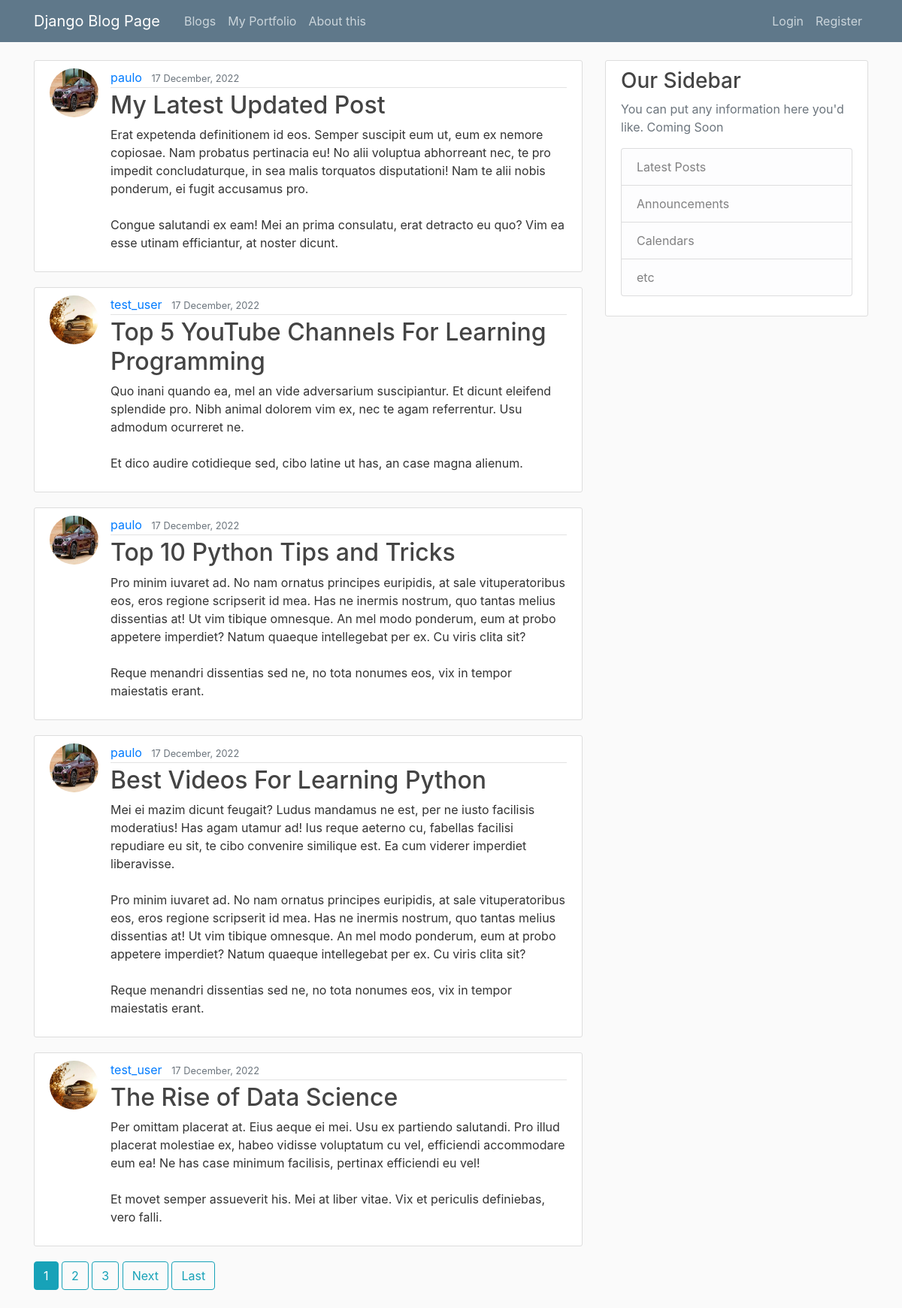
/blog/, run on an earlier commit of the app's database.
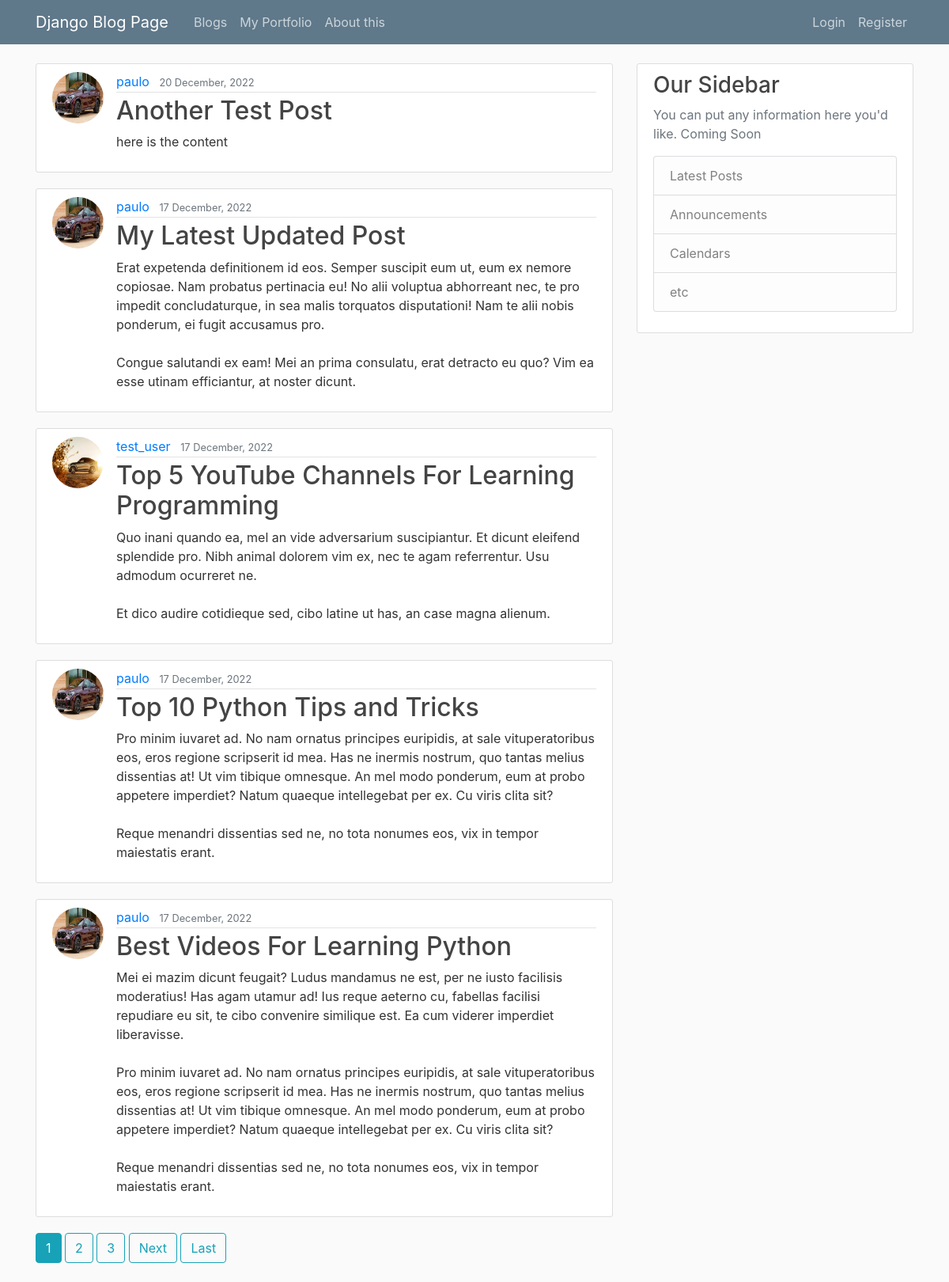
And on a later commit of the database.
### blog_app/models.py (models this page shows, shortened)
class Post(models.Model):
    title = models.CharField(max_length=100)
    content = models.TextField()
    date_posted = models.DateTimeField(default=timezone.now)
    author = models.ForeignKey(User, on_delete=models.CASCADE)

### users/models.py (models this page shows, shortened)
class Profile(models.Model):
    user = models.OneToOneField(User, on_delete=models.CASCADE)
    image = models.ImageField(default='default.jpg', upload_to='profile_pics')

### blog_app/views.py (the view)
# urls.py: path('blog/', PostListView.as_view(), name='blog-home'),
class PostListView(ListView):
    model = Post
    template_name = 'blog_app/home.html' # <app> / <nodel>_<viewtype>.html
    context_object_name = 'posts'
    ordering = ['-date_posted']
    paginate_by = 5

### blog_app/templates/blog_app/home.html (shortened to what this page needs)
{% extends "blog_app/base.html" %}
{% block content %}
    {% for post in posts %}
    <article class="media content-section">
        <img class="rounded-circle article-img" src="{{ post.author.profile.image.url }}">
        <div class="media-body">
          <div class="article-metadata">
            <a class="mr-2" href="{% url 'user_posts' post.author.username %}">{{ post.author }}</a>
            <small class="text-muted">{{ post.date_posted|date:"d F, Y" }}</small>
          </div>
          <h2><a class="article-title" href="{% url 'post-detail' post.id %}">{{ post.title }}</a></h2>
          <p class="article-content">{{ post.content }}</p>
        </div>
      </article>
    {% endfor %}
    {% if is_paginated %}
    {% for num in page_obj.paginator.page_range %}
      {% if page_obj.number == num %}
        <a class="btn btn-info mb-4" href="?page={{ num }}">{{ num }}</a>
      {% elif num > page_obj.number|add:'-3' and num < page_obj.number|add:'3' %}
        <a class="btn btn-outline-info mb-4" href="?page={{ num }}">{{ num }}</a>
      {% endif %}
    {% endfor %}
    {% if page_obj.has_next %}
      <a class="btn btn-outline-info mb-4" href="?page={{ page_obj.next_page_number }}">Next</a>
      <a class="btn btn-outline-info mb-4" href="?page={{ page_obj.paginator.num_pages }}">Last</a>
    {% endif %}
  {% endif %}
{% endblock content %}

### blog_app/templates/blog_app/base.html (shortened to what this page needs)
{% load static %}
<!DOCTYPE html>
<html>
<head>
     <link rel="stylesheet" href="https://cdn.jsdelivr.net/npm/bootstrap@4.0.0/dist/css/bootstrap.min.css">
    <link rel="stylesheet" type="text/css" href="{% static 'blog_app/main.css' %}">
</head>
<body>
    <header class="site-header">
        <nav class="navbar navbar-expand-md navbar-dark bg-steel fixed-top">
          <div class="container">
            <a class="navbar-brand mr-4" href="{% url 'blog-home' %}">Django Blog Page</a>
            <div class="collapse navbar-collapse" id="navbarToggle">
              <div class="navbar-nav mr-auto">
                <a class="nav-item nav-link" href="{% url 'blog-home' %}">Blogs</a>
                <a class="nav-item nav-link" href="{% url 'portfolio-page' %}">My Portfolio</a>
                <a class="nav-item nav-link" href="{% url 'about_page' %}">About this</a>
              </div>
              <div class="navbar-nav">
                {% if user.is_authenticated %}
                    <a class="nav-item nav-link" href="{% url 'post-create' %}">New Post</a>
                    <a class="nav-item nav-link" href="{% url 'profile' %}">Profile</a>
                    <a class="nav-item nav-link" href="{% url 'logout' %}">Logout</a>
                {% else %}
                    <a class="nav-item nav-link" href="{% url 'login' %}">Login</a>
                    <a class="nav-item nav-link" href="{% url 'register' %}">Register</a>
                {% endif %}
              </div>
            </div>
          </div>
        </nav>
      </header>
      <main role="main" class="container">
        <div class="row">
          <div class="col-md-8">
            {% block content %}{% endblock %}
          </div>
          <div class="col-md-4">
            <div class="content-section">
              <h3>Our Sidebar</h3>
              <p class='text-muted'>You can put any information here you'd like. Coming Soon
                <ul class="list-group">
                  <li class="list-group-item list-group-item-light">Latest Posts</li>
                  <li class="list-group-item list-group-item-light">Announcements</li>
                  <li class="list-group-item list-group-item-light">Calendars</li>
                  <li class="list-group-item list-group-item-light">etc</li>
                </ul>
              </p>
            </div>
          </div>
        </div>
      </main>
</body>
</html>

### blog_app/static/blog_app/main.css (style rules this page uses)
body { background: #fafafa; color: #333333; margin-top: 5rem; }
h1, h2, h3, h4, h5, h6 { color: #444444; }
ul { margin: 0; }
.bg-steel { background-color: #5f788a; }
.site-header .navbar-nav .nav-link { color: #cbd5db; }
.content-section { background: #ffffff; padding: 10px 20px; border: 1px solid #dddddd; border-radius: 3px; margin-bottom: 20px; }
.article-title { color: #444444; }
.article-content { white-space: pre-line; }
.article-img { height: 65px; width: 65px; margin-right: 16px; }
.article-metadata { padding-bottom: 1px; margin-bottom: 4px; border-bottom: 1px solid #e3e3e3 }

What changed in the data, as far as the page shows it:
no longer on this page (row unchanged): Post: author.profile.image (placeholder picture), author "test_user", date_posted "17 December, 2022", title "The Rise of Data Science", content "Per omittam placerat at. Eius aeque ei mei. Usu ex partiendo salutandi. Pro illud placerat molestiae ex, habeo vidisse voluptatum cu vel, efficiendi accommodare eum ea! Ne has case minimum facilisis, pertinax efficiendi eu vel! Et movet semper assueverit his. Mei at liber vitae. Vix et periculis definiebas, vero falli."
added Post: author.profile.image (picture), author "paulo", date_posted "20 December, 2022", title "Another Test Post", content "here is the content"
